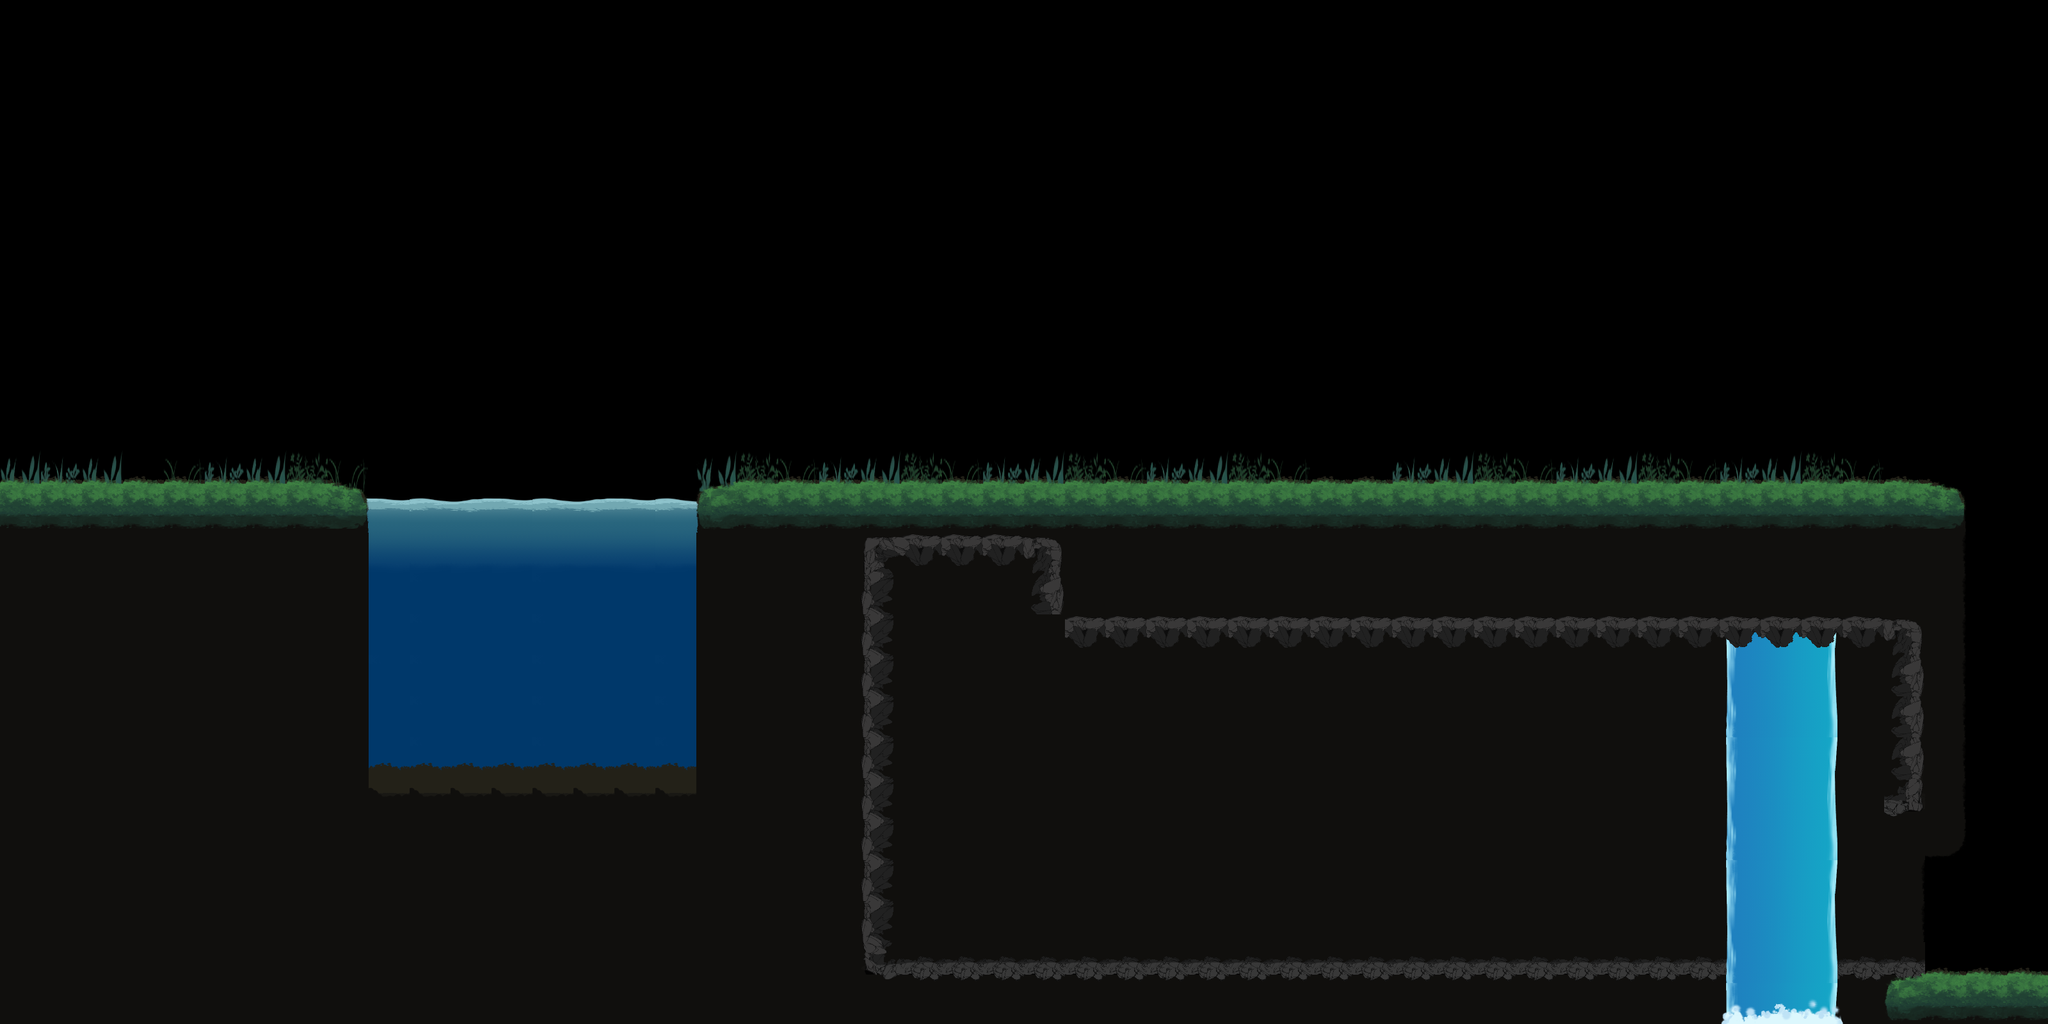

A level layout from a 2D game, rendered from its tile map. Below: a short description, then the map file with tile-grid data replaced by summaries:
An orthogonal 50x25 tile map with 64x64 px tiles, 10 tile layers (water, ground, aux, aux2, ...), 1 hidden layer not drawn.

<map version="1.4" tiledversion="1.4.3" orientation="orthogonal" renderorder="right-down" width="50" height="25" tilewidth="64" tileheight="64" infinite="0" nextlayerid="17" nextobjectid="1">
 <tileset firstgid="1" source="tileset.tsx" />
 <layer id="7" name="water" width="50" height="25">
  <data>[1250 cells, 113 non-empty, 19 distinct tile ids]</data>
 </layer>
 <layer id="1" name="ground" width="50" height="25">
  <data>[1250 cells, 618 non-empty, 10 distinct tile ids]</data>
 </layer>
 <layer id="13" name="aux" width="50" height="25">
  <data>[1250 cells, 5 non-empty, 1 distinct tile ids]</data>
 </layer>
 <layer id="14" name="aux2" width="50" height="25">
  <data>[1250 cells, 8 non-empty, 2 distinct tile ids]</data>
 </layer>
 <layer id="11" name="waterfall" width="50" height="25">
  <data>[1250 cells, 30 non-empty, 9 distinct tile ids]</data>
 </layer>
 <layer id="12" name="foam" width="50" height="25">
  <data>[1250 cells, 3 non-empty, 3 distinct tile ids]</data>
 </layer>
 <layer id="8" name="bgCave" width="50" height="25">
  <data>[1250 cells, 63 non-empty, 9 distinct tile ids]</data>
 </layer>
 <layer id="2" name="plants" width="50" height="25">
  <data>[1250 cells, 35 non-empty, 4 distinct tile ids]</data>
 </layer>
 <layer id="9" name="fgCave" width="50" height="25">
  <data>[1250 cells, 65 non-empty, 11 distinct tile ids]</data>
 </layer>
 <layer id="10" name="shadowCave" width="50" height="25" visible="0">
  <data>[1250 cells, 247 non-empty, 8 distinct tile ids]</data>
 </layer>
 <layer id="5" name="grass" width="50" height="25">
  <data>[1250 cells, 88 non-empty, 6 distinct tile ids]</data>
 </layer>
</map>